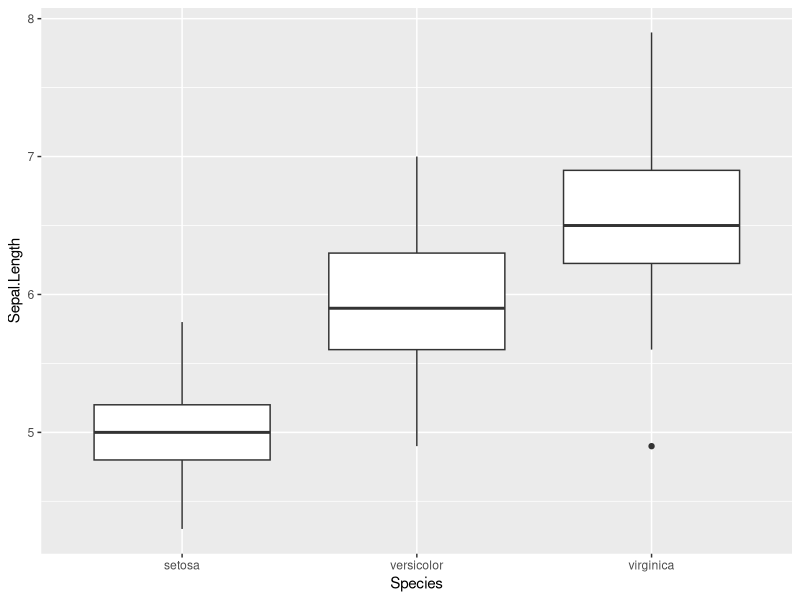
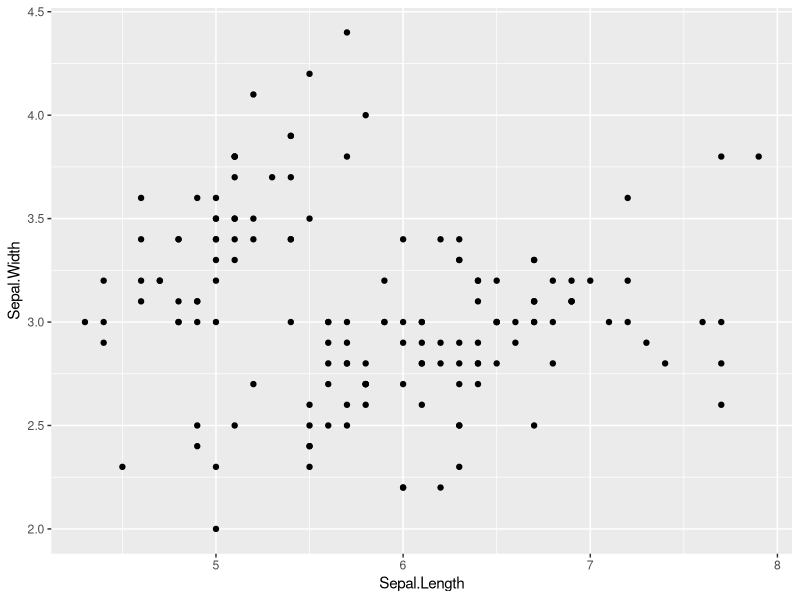

R code for these plots, in order:
## ---- chunk 1
library(ggplot2)
ggplot(iris, aes(x=Species, y=Sepal.Length)) +
  geom_boxplot()
ggplot(data = iris, aes(x = Sepal.Length, y=Sepal.Width)) +
  geom_point()
